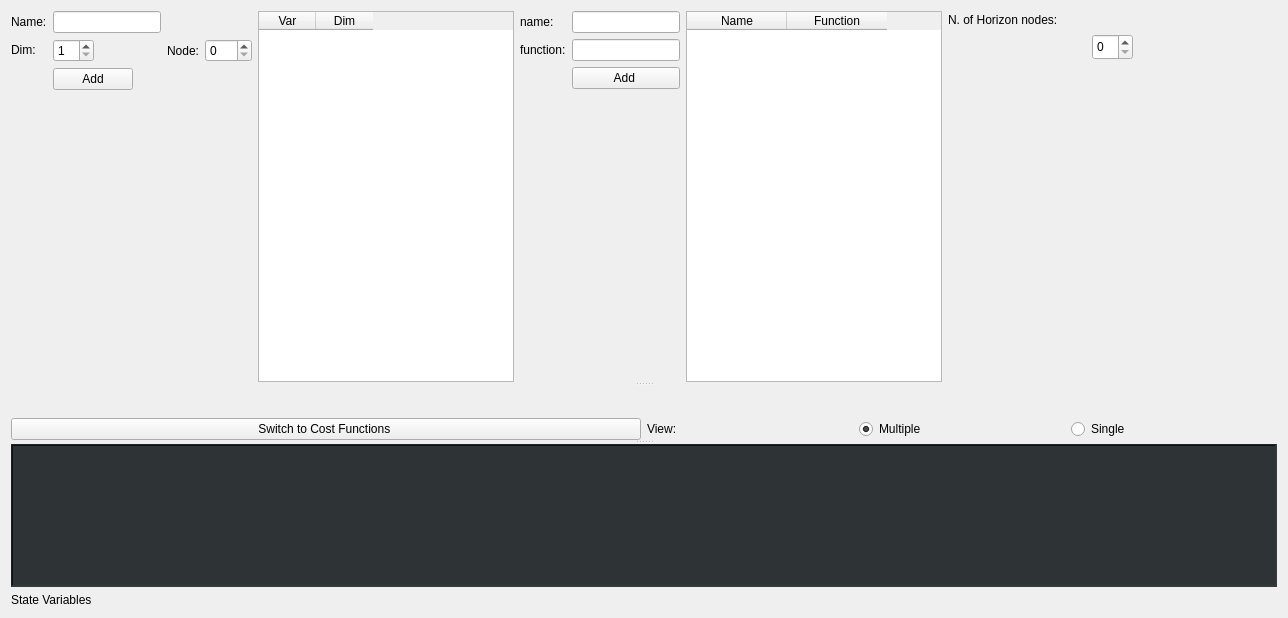
<?xml version="1.0" encoding="UTF-8"?>
<ui version="4.0">
 <class>Form</class>
 <widget class="QWidget" name="Form">
  <property name="geometry">
   <rect>
    <x>0</x>
    <y>0</y>
    <width>1288</width>
    <height>618</height>
   </rect>
  </property>
  <property name="windowTitle">
   <string>Form</string>
  </property>
  <layout class="QVBoxLayout" name="verticalLayout_2">
   <item>
    <widget class="QSplitter" name="splitter">
     <property name="orientation">
      <enum>Qt::Vertical</enum>
     </property>
     <widget class="QWidget" name="">
      <layout class="QHBoxLayout" name="horizontalLayout_3">
       <item>
        <layout class="QHBoxLayout" name="horizontalLayout_2">
         <item>
          <layout class="QGridLayout" name="gridLayout">
           <item row="0" column="1">
            <widget class="QLineEdit" name="SVNameInput_2">
             <property name="sizePolicy">
              <sizepolicy hsizetype="Fixed" vsizetype="Fixed">
               <horstretch>0</horstretch>
               <verstretch>0</verstretch>
              </sizepolicy>
             </property>
            </widget>
           </item>
           <item row="1" column="1">
            <widget class="QSpinBox" name="SVDimInput_2">
             <property name="sizePolicy">
              <sizepolicy hsizetype="Fixed" vsizetype="Fixed">
               <horstretch>0</horstretch>
               <verstretch>0</verstretch>
              </sizepolicy>
             </property>
             <property name="minimum">
              <number>1</number>
             </property>
            </widget>
           </item>
           <item row="1" column="2">
            <widget class="QLabel" name="SVNode_2">
             <property name="sizePolicy">
              <sizepolicy hsizetype="Fixed" vsizetype="Preferred">
               <horstretch>0</horstretch>
               <verstretch>0</verstretch>
              </sizepolicy>
             </property>
             <property name="text">
              <string>Node:</string>
             </property>
            </widget>
           </item>
           <item row="0" column="0">
            <widget class="QLabel" name="SVName_2">
             <property name="sizePolicy">
              <sizepolicy hsizetype="Fixed" vsizetype="Fixed">
               <horstretch>0</horstretch>
               <verstretch>0</verstretch>
              </sizepolicy>
             </property>
             <property name="text">
              <string>Name:</string>
             </property>
            </widget>
           </item>
           <item row="2" column="1">
            <widget class="QPushButton" name="SVAddButton_2">
             <property name="sizePolicy">
              <sizepolicy hsizetype="Fixed" vsizetype="Fixed">
               <horstretch>0</horstretch>
               <verstretch>0</verstretch>
              </sizepolicy>
             </property>
             <property name="text">
              <string>Add</string>
             </property>
            </widget>
           </item>
           <item row="1" column="0">
            <widget class="QLabel" name="SVDim_2">
             <property name="sizePolicy">
              <sizepolicy hsizetype="Fixed" vsizetype="Fixed">
               <horstretch>0</horstretch>
               <verstretch>0</verstretch>
              </sizepolicy>
             </property>
             <property name="text">
              <string>Dim:</string>
             </property>
            </widget>
           </item>
           <item row="1" column="3">
            <widget class="NodesSpinBox" name="SVNodeInput_2">
             <property name="sizePolicy">
              <sizepolicy hsizetype="Fixed" vsizetype="Fixed">
               <horstretch>0</horstretch>
               <verstretch>0</verstretch>
              </sizepolicy>
             </property>
             <property name="palette">
              <palette>
               <active>
                <colorrole role="Highlight">
                 <brush brushstyle="SolidPattern">
                  <color alpha="0">
                   <red>87</red>
                   <green>49</green>
                   <blue>198</blue>
                  </color>
                 </brush>
                </colorrole>
                <colorrole role="HighlightedText">
                 <brush brushstyle="SolidPattern">
                  <color alpha="255">
                   <red>0</red>
                   <green>0</green>
                   <blue>0</blue>
                  </color>
                 </brush>
                </colorrole>
               </active>
               <inactive>
                <colorrole role="Highlight">
                 <brush brushstyle="SolidPattern">
                  <color alpha="0">
                   <red>87</red>
                   <green>49</green>
                   <blue>198</blue>
                  </color>
                 </brush>
                </colorrole>
                <colorrole role="HighlightedText">
                 <brush brushstyle="SolidPattern">
                  <color alpha="255">
                   <red>0</red>
                   <green>0</green>
                   <blue>0</blue>
                  </color>
                 </brush>
                </colorrole>
               </inactive>
               <disabled>
                <colorrole role="Highlight">
                 <brush brushstyle="SolidPattern">
                  <color alpha="255">
                   <red>145</red>
                   <green>141</green>
                   <blue>126</blue>
                  </color>
                 </brush>
                </colorrole>
                <colorrole role="HighlightedText">
                 <brush brushstyle="SolidPattern">
                  <color alpha="255">
                   <red>0</red>
                   <green>0</green>
                   <blue>0</blue>
                  </color>
                 </brush>
                </colorrole>
               </disabled>
              </palette>
             </property>
             <property name="maximum">
              <number>102</number>
             </property>
             <property name="value">
              <number>0</number>
             </property>
            </widget>
           </item>
           <item row="3" column="1">
            <spacer name="verticalSpacer">
             <property name="orientation">
              <enum>Qt::Vertical</enum>
             </property>
             <property name="sizeHint" stdset="0">
              <size>
               <width>20</width>
               <height>40</height>
              </size>
             </property>
            </spacer>
           </item>
           <item row="3" column="0">
            <spacer name="verticalSpacer_4">
             <property name="orientation">
              <enum>Qt::Vertical</enum>
             </property>
             <property name="sizeHint" stdset="0">
              <size>
               <width>20</width>
               <height>40</height>
              </size>
             </property>
            </spacer>
           </item>
          </layout>
         </item>
         <item>
          <widget class="BoxStateVar" name="SVTable_2">
           <property name="sizePolicy">
            <sizepolicy hsizetype="Fixed" vsizetype="Expanding">
             <horstretch>0</horstretch>
             <verstretch>0</verstretch>
            </sizepolicy>
           </property>
           <attribute name="horizontalHeaderMinimumSectionSize">
            <number>20</number>
           </attribute>
           <attribute name="horizontalHeaderDefaultSectionSize">
            <number>57</number>
           </attribute>
           <attribute name="horizontalHeaderShowSortIndicator" stdset="0">
            <bool>false</bool>
           </attribute>
           <attribute name="verticalHeaderDefaultSectionSize">
            <number>21</number>
           </attribute>
           <column>
            <property name="text">
             <string>Var</string>
            </property>
           </column>
           <column>
            <property name="text">
             <string>Dim</string>
            </property>
           </column>
          </widget>
         </item>
        </layout>
       </item>
       <item>
        <layout class="QGridLayout" name="gridLayout_2">
         <item row="0" column="1">
          <widget class="QLineEdit" name="funNameInput_2">
           <property name="sizePolicy">
            <sizepolicy hsizetype="Fixed" vsizetype="Fixed">
             <horstretch>0</horstretch>
             <verstretch>0</verstretch>
            </sizepolicy>
           </property>
          </widget>
         </item>
         <item row="1" column="1">
          <widget class="LineEdit" name="funInput_2">
           <property name="sizePolicy">
            <sizepolicy hsizetype="Fixed" vsizetype="Fixed">
             <horstretch>0</horstretch>
             <verstretch>0</verstretch>
            </sizepolicy>
           </property>
          </widget>
         </item>
         <item row="2" column="1">
          <widget class="QPushButton" name="funButton_2">
           <property name="text">
            <string>Add </string>
           </property>
          </widget>
         </item>
         <item row="0" column="0">
          <widget class="QLabel" name="funNameLabel_2">
           <property name="text">
            <string>name:</string>
           </property>
          </widget>
         </item>
         <item row="1" column="0">
          <widget class="QLabel" name="funLabel_2">
           <property name="sizePolicy">
            <sizepolicy hsizetype="Fixed" vsizetype="Preferred">
             <horstretch>0</horstretch>
             <verstretch>0</verstretch>
            </sizepolicy>
           </property>
           <property name="text">
            <string>function:</string>
           </property>
          </widget>
         </item>
         <item row="3" column="1">
          <spacer name="verticalSpacer_2">
           <property name="orientation">
            <enum>Qt::Vertical</enum>
           </property>
           <property name="sizeHint" stdset="0">
            <size>
             <width>20</width>
             <height>40</height>
            </size>
           </property>
          </spacer>
         </item>
         <item row="0" column="2" rowspan="4">
          <widget class="BoxFunction" name="funTable_2">
           <property name="sizePolicy">
            <sizepolicy hsizetype="Fixed" vsizetype="Expanding">
             <horstretch>0</horstretch>
             <verstretch>0</verstretch>
            </sizepolicy>
           </property>
           <column>
            <property name="text">
             <string>Name</string>
            </property>
           </column>
           <column>
            <property name="text">
             <string>Function</string>
            </property>
           </column>
          </widget>
         </item>
         <item row="3" column="0">
          <spacer name="verticalSpacer_3">
           <property name="orientation">
            <enum>Qt::Vertical</enum>
           </property>
           <property name="sizeHint" stdset="0">
            <size>
             <width>20</width>
             <height>40</height>
            </size>
           </property>
          </spacer>
         </item>
        </layout>
       </item>
       <item>
        <layout class="QVBoxLayout" name="verticalLayout">
         <item>
          <widget class="QLabel" name="NodesLabel_2">
           <property name="sizePolicy">
            <sizepolicy hsizetype="Fixed" vsizetype="Fixed">
             <horstretch>0</horstretch>
             <verstretch>0</verstretch>
            </sizepolicy>
           </property>
           <property name="minimumSize">
            <size>
             <width>138</width>
             <height>17</height>
            </size>
           </property>
           <property name="text">
            <string>N. of Horizon nodes:</string>
           </property>
          </widget>
         </item>
         <item alignment="Qt::AlignHCenter">
          <widget class="QSpinBox" name="NodesSpinBox_2">
           <property name="sizePolicy">
            <sizepolicy hsizetype="Fixed" vsizetype="Fixed">
             <horstretch>0</horstretch>
             <verstretch>0</verstretch>
            </sizepolicy>
           </property>
           <property name="minimumSize">
            <size>
             <width>0</width>
             <height>26</height>
            </size>
           </property>
          </widget>
         </item>
         <item>
          <spacer name="verticalSpacer_5">
           <property name="orientation">
            <enum>Qt::Vertical</enum>
           </property>
           <property name="sizeHint" stdset="0">
            <size>
             <width>20</width>
             <height>40</height>
            </size>
           </property>
          </spacer>
         </item>
        </layout>
       </item>
      </layout>
     </widget>
     <widget class="QWidget" name="">
      <layout class="QGridLayout" name="gridLayout_4">
       <item row="1" column="0">
        <widget class="QPushButton" name="switchPageButton_2">
         <property name="text">
          <string>Switch to Cost Functions </string>
         </property>
        </widget>
       </item>
       <item row="0" column="0" colspan="2">
        <widget class="QStackedWidget" name="ProblemMain_2">
         <property name="sizePolicy">
          <sizepolicy hsizetype="Expanding" vsizetype="Expanding">
           <horstretch>3</horstretch>
           <verstretch>3</verstretch>
          </sizepolicy>
         </property>
         <property name="currentIndex">
          <number>0</number>
         </property>
         <widget class="QWidget" name="CTPage_2"/>
         <widget class="QWidget" name="CFPage_2"/>
        </widget>
       </item>
       <item row="1" column="1">
        <layout class="QHBoxLayout" name="LineView_2">
         <item>
          <widget class="QLabel" name="label_2">
           <property name="text">
            <string>View:</string>
           </property>
          </widget>
         </item>
         <item>
          <widget class="QRadioButton" name="MultipleLineButton_2">
           <property name="text">
            <string>Multiple</string>
           </property>
           <property name="checked">
            <bool>true</bool>
           </property>
          </widget>
         </item>
         <item>
          <widget class="QRadioButton" name="SingleLineButton_2">
           <property name="text">
            <string>Single</string>
           </property>
           <property name="checked">
            <bool>false</bool>
           </property>
          </widget>
         </item>
        </layout>
       </item>
      </layout>
     </widget>
     <widget class="ConsoleLogger" name="consoleLogger_2">
      <property name="enabled">
       <bool>true</bool>
      </property>
      <property name="sizePolicy">
       <sizepolicy hsizetype="Expanding" vsizetype="Minimum">
        <horstretch>0</horstretch>
        <verstretch>0</verstretch>
       </sizepolicy>
      </property>
      <property name="maximumSize">
       <size>
        <width>16777215</width>
        <height>200</height>
       </size>
      </property>
      <property name="font">
       <font>
        <family>Monospace</family>
       </font>
      </property>
      <property name="styleSheet">
       <string notr="true">QFrame {background-color: rgb(46, 52, 54)}
QTextEdit {color: rgb(238, 238, 236)}</string>
      </property>
      <property name="frameShape">
       <enum>QFrame::WinPanel</enum>
      </property>
      <property name="frameShadow">
       <enum>QFrame::Sunken</enum>
      </property>
      <property name="sizeAdjustPolicy">
       <enum>QAbstractScrollArea::AdjustToContents</enum>
      </property>
      <property name="readOnly">
       <bool>true</bool>
      </property>
     </widget>
    </widget>
   </item>
   <item>
    <widget class="QLabel" name="label_3">
     <property name="text">
      <string>State Variables</string>
     </property>
    </widget>
   </item>
  </layout>
 </widget>
 <customwidgets>
  <customwidget>
   <class>NodesSpinBox</class>
   <extends>QSpinBox</extends>
   <header>horizon_gui/custom_widgets/nodes_spinbox.h</header>
  </customwidget>
  <customwidget>
   <class>LineEdit</class>
   <extends>QLineEdit</extends>
   <header>horizon_gui/custom_widgets/line_edit.h</header>
  </customwidget>
  <customwidget>
   <class>BoxStateVar</class>
   <extends>QTableWidget</extends>
   <header>horizon_gui/custom_widgets/box_state_var.h</header>
  </customwidget>
  <customwidget>
   <class>ConsoleLogger</class>
   <extends>QTextEdit</extends>
   <header>horizon_gui/custom_widgets/console_logger.h</header>
  </customwidget>
  <customwidget>
   <class>BoxFunction</class>
   <extends>QTableWidget</extends>
   <header>horizon_gui/custom_widgets/box_function.h</header>
  </customwidget>
 </customwidgets>
 <resources/>
 <connections/>
</ui>
